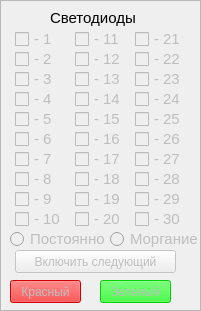
   <widget class="QFrame" name="frame_LED">
    <property name="geometry">
     <rect>
      <x>10</x>
      <y>60</y>
      <width>201</width>
      <height>311</height>
     </rect>
    </property>
    <property name="frameShape">
     <enum>QFrame::StyledPanel</enum>
    </property>
    <property name="frameShadow">
     <enum>QFrame::Raised</enum>
    </property>
    <widget class="QCheckBox" name="checkBox_1">
     <property name="enabled">
      <bool>false</bool>
     </property>
     <property name="geometry">
      <rect>
       <x>15</x>
       <y>30</y>
       <width>41</width>
       <height>18</height>
      </rect>
     </property>
     <property name="font">
      <font>
       <pointsize>11</pointsize>
      </font>
     </property>
     <property name="text">
      <string>- 1</string>
     </property>
    </widget>
    <widget class="QLabel" name="label_main">
     <property name="geometry">
      <rect>
       <x>50</x>
       <y>10</y>
       <width>111</width>
       <height>16</height>
      </rect>
     </property>
     <property name="font">
      <font>
       <pointsize>11</pointsize>
      </font>
     </property>
     <property name="contextMenuPolicy">
      <enum>Qt::DefaultContextMenu</enum>
     </property>
     <property name="styleSheet">
      <string notr="true"/>
     </property>
     <property name="text">
      <string>Светодиоды</string>
     </property>
    </widget>
    <widget class="QCheckBox" name="checkBox_2">
     <property name="enabled">
      <bool>false</bool>
     </property>
     <property name="geometry">
      <rect>
       <x>15</x>
       <y>50</y>
       <width>41</width>
       <height>18</height>
      </rect>
     </property>
     <property name="font">
      <font>
       <pointsize>11</pointsize>
      </font>
     </property>
     <property name="text">
      <string>- 2</string>
     </property>
    </widget>
    <widget class="QCheckBox" name="checkBox_3">
     <property name="enabled">
      <bool>false</bool>
     </property>
     <property name="geometry">
      <rect>
       <x>15</x>
       <y>70</y>
       <width>41</width>
       <height>18</height>
      </rect>
     </property>
     <property name="font">
      <font>
       <pointsize>11</pointsize>
      </font>
     </property>
     <property name="text">
      <string>- 3</string>
     </property>
    </widget>
    <widget class="QCheckBox" name="checkBox_4">
     <property name="enabled">
      <bool>false</bool>
     </property>
     <property name="geometry">
      <rect>
       <x>15</x>
       <y>90</y>
       <width>41</width>
       <height>18</height>
      </rect>
     </property>
     <property name="font">
      <font>
       <pointsize>11</pointsize>
      </font>
     </property>
     <property name="text">
      <string>- 4</string>
     </property>
    </widget>
    <widget class="QCheckBox" name="checkBox_5">
     <property name="enabled">
      <bool>false</bool>
     </property>
     <property name="geometry">
      <rect>
       <x>15</x>
       <y>110</y>
       <width>41</width>
       <height>18</height>
      </rect>
     </property>
     <property name="font">
      <font>
       <pointsize>11</pointsize>
      </font>
     </property>
     <property name="text">
      <string>- 5</string>
     </property>
    </widget>
    <widget class="QCheckBox" name="checkBox_6">
     <property name="enabled">
      <bool>false</bool>
     </property>
     <property name="geometry">
      <rect>
       <x>15</x>
       <y>130</y>
       <width>41</width>
       <height>18</height>
      </rect>
     </property>
     <property name="font">
      <font>
       <pointsize>11</pointsize>
      </font>
     </property>
     <property name="text">
      <string>- 6</string>
     </property>
    </widget>
    <widget class="QCheckBox" name="checkBox_7">
     <property name="enabled">
      <bool>false</bool>
     </property>
     <property name="geometry">
      <rect>
       <x>15</x>
       <y>150</y>
       <width>41</width>
       <height>18</height>
      </rect>
     </property>
     <property name="font">
      <font>
       <pointsize>11</pointsize>
      </font>
     </property>
     <property name="text">
      <string>- 7</string>
     </property>
    </widget>
    <widget class="QCheckBox" name="checkBox_8">
     <property name="enabled">
      <bool>false</bool>
     </property>
     <property name="geometry">
      <rect>
       <x>15</x>
       <y>170</y>
       <width>41</width>
       <height>18</height>
      </rect>
     </property>
     <property name="font">
      <font>
       <pointsize>11</pointsize>
      </font>
     </property>
     <property name="text">
      <string>- 8</string>
     </property>
    </widget>
    <widget class="QCheckBox" name="checkBox_9">
     <property name="enabled">
      <bool>false</bool>
     </property>
     <property name="geometry">
      <rect>
       <x>15</x>
       <y>190</y>
       <width>41</width>
       <height>18</height>
      </rect>
     </property>
     <property name="font">
      <font>
       <pointsize>11</pointsize>
      </font>
     </property>
     <property name="text">
      <string>- 9</string>
     </property>
    </widget>
    <widget class="QCheckBox" name="checkBox_10">
     <property name="enabled">
      <bool>false</bool>
     </property>
     <property name="geometry">
      <rect>
       <x>15</x>
       <y>210</y>
       <width>51</width>
       <height>18</height>
      </rect>
     </property>
     <property name="font">
      <font>
       <pointsize>11</pointsize>
      </font>
     </property>
     <property name="text">
      <string>- 10</string>
     </property>
    </widget>
    <widget class="QCheckBox" name="checkBox_11">
     <property name="enabled">
      <bool>false</bool>
     </property>
     <property name="geometry">
      <rect>
       <x>75</x>
       <y>30</y>
       <width>51</width>
       <height>18</height>
      </rect>
     </property>
     <property name="font">
      <font>
       <pointsize>11</pointsize>
      </font>
     </property>
     <property name="text">
      <string>- 11</string>
     </property>
    </widget>
    <widget class="QCheckBox" name="checkBox_12">
     <property name="enabled">
      <bool>false</bool>
     </property>
     <property name="geometry">
      <rect>
       <x>75</x>
       <y>50</y>
       <width>51</width>
       <height>18</height>
      </rect>
     </property>
     <property name="font">
      <font>
       <pointsize>11</pointsize>
      </font>
     </property>
     <property name="text">
      <string>- 12</string>
     </property>
    </widget>
    <widget class="QCheckBox" name="checkBox_13">
     <property name="enabled">
      <bool>false</bool>
     </property>
     <property name="geometry">
      <rect>
       <x>75</x>
       <y>70</y>
       <width>51</width>
       <height>18</height>
      </rect>
     </property>
     <property name="font">
      <font>
       <pointsize>11</pointsize>
      </font>
     </property>
     <property name="text">
      <string>- 13</string>
     </property>
    </widget>
    <widget class="QCheckBox" name="checkBox_14">
     <property name="enabled">
      <bool>false</bool>
     </property>
     <property name="geometry">
      <rect>
       <x>75</x>
       <y>90</y>
       <width>51</width>
       <height>18</height>
      </rect>
     </property>
     <property name="font">
      <font>
       <pointsize>11</pointsize>
      </font>
     </property>
     <property name="text">
      <string>- 14</string>
     </property>
    </widget>
    <widget class="QCheckBox" name="checkBox_15">
     <property name="enabled">
      <bool>false</bool>
     </property>
     <property name="geometry">
      <rect>
       <x>75</x>
       <y>110</y>
       <width>51</width>
       <height>18</height>
      </rect>
     </property>
     <property name="font">
      <font>
       <pointsize>11</pointsize>
      </font>
     </property>
     <property name="text">
      <string>- 15</string>
     </property>
    </widget>
    <widget class="QCheckBox" name="checkBox_16">
     <property name="enabled">
      <bool>false</bool>
     </property>
     <property name="geometry">
      <rect>
       <x>75</x>
       <y>130</y>
       <width>51</width>
       <height>18</height>
      </rect>
     </property>
     <property name="font">
      <font>
       <pointsize>11</pointsize>
      </font>
     </property>
     <property name="text">
      <string>- 16</string>
     </property>
    </widget>
    <widget class="QCheckBox" name="checkBox_17">
     <property name="enabled">
      <bool>false</bool>
     </property>
     <property name="geometry">
      <rect>
       <x>75</x>
       <y>150</y>
       <width>51</width>
       <height>18</height>
      </rect>
     </property>
     <property name="font">
      <font>
       <pointsize>11</pointsize>
      </font>
     </property>
     <property name="text">
      <string>- 17</string>
     </property>
    </widget>
    <widget class="QCheckBox" name="checkBox_18">
     <property name="enabled">
      <bool>false</bool>
     </property>
     <property name="geometry">
      <rect>
       <x>75</x>
       <y>170</y>
       <width>51</width>
       <height>18</height>
      </rect>
     </property>
     <property name="font">
      <font>
       <pointsize>11</pointsize>
      </font>
     </property>
     <property name="text">
      <string>- 18</string>
     </property>
    </widget>
    <widget class="QCheckBox" name="checkBox_19">
     <property name="enabled">
      <bool>false</bool>
     </property>
     <property name="geometry">
      <rect>
       <x>75</x>
       <y>190</y>
       <width>51</width>
       <height>18</height>
      </rect>
     </property>
     <property name="font">
      <font>
       <pointsize>11</pointsize>
      </font>
     </property>
     <property name="text">
      <string>- 19</string>
     </property>
    </widget>
    <widget class="QCheckBox" name="checkBox_20">
     <property name="enabled">
      <bool>false</bool>
     </property>
     <property name="geometry">
      <rect>
       <x>75</x>
       <y>210</y>
       <width>51</width>
       <height>18</height>
      </rect>
     </property>
     <property name="font">
      <font>
       <pointsize>11</pointsize>
      </font>
     </property>
     <property name="text">
      <string>- 20</string>
     </property>
    </widget>
    <widget class="QCheckBox" name="checkBox_21">
     <property name="enabled">
      <bool>false</bool>
     </property>
     <property name="geometry">
      <rect>
       <x>135</x>
       <y>30</y>
       <width>51</width>
       <height>18</height>
      </rect>
     </property>
     <property name="font">
      <font>
       <pointsize>11</pointsize>
      </font>
     </property>
     <property name="text">
      <string>- 21</string>
     </property>
    </widget>
    <widget class="QCheckBox" name="checkBox_22">
     <property name="enabled">
      <bool>false</bool>
     </property>
     <property name="geometry">
      <rect>
       <x>135</x>
       <y>50</y>
       <width>51</width>
       <height>18</height>
      </rect>
     </property>
     <property name="font">
      <font>
       <pointsize>11</pointsize>
      </font>
     </property>
     <property name="text">
      <string>- 22</string>
     </property>
    </widget>
    <widget class="QCheckBox" name="checkBox_23">
     <property name="enabled">
      <bool>false</bool>
     </property>
     <property name="geometry">
      <rect>
       <x>135</x>
       <y>70</y>
       <width>51</width>
       <height>18</height>
      </rect>
     </property>
     <property name="font">
      <font>
       <pointsize>11</pointsize>
      </font>
     </property>
     <property name="text">
      <string>- 23</string>
     </property>
    </widget>
    <widget class="QCheckBox" name="checkBox_24">
     <property name="enabled">
      <bool>false</bool>
     </property>
     <property name="geometry">
      <rect>
       <x>135</x>
       <y>90</y>
       <width>51</width>
       <height>18</height>
      </rect>
     </property>
     <property name="font">
      <font>
       <pointsize>11</pointsize>
      </font>
     </property>
     <property name="text">
      <string>- 24</string>
     </property>
    </widget>
    <widget class="QCheckBox" name="checkBox_25">
     <property name="enabled">
      <bool>false</bool>
     </property>
     <property name="geometry">
      <rect>
       <x>135</x>
       <y>110</y>
       <width>51</width>
       <height>18</height>
      </rect>
     </property>
     <property name="font">
      <font>
       <pointsize>11</pointsize>
      </font>
     </property>
     <property name="text">
      <string>- 25</string>
     </property>
    </widget>
    <widget class="QCheckBox" name="checkBox_26">
     <property name="enabled">
      <bool>false</bool>
     </property>
     <property name="geometry">
      <rect>
       <x>135</x>
       <y>130</y>
       <width>51</width>
       <height>18</height>
      </rect>
     </property>
     <property name="font">
      <font>
       <pointsize>11</pointsize>
      </font>
     </property>
     <property name="text">
      <string>- 26</string>
     </property>
    </widget>
    <widget class="QCheckBox" name="checkBox_27">
     <property name="enabled">
      <bool>false</bool>
     </property>
     <property name="geometry">
      <rect>
       <x>135</x>
       <y>150</y>
       <width>51</width>
       <height>18</height>
      </rect>
     </property>
     <property name="font">
      <font>
       <pointsize>11</pointsize>
      </font>
     </property>
     <property name="text">
      <string>- 27</string>
     </property>
    </widget>
    <widget class="QCheckBox" name="checkBox_28">
     <property name="enabled">
      <bool>false</bool>
     </property>
     <property name="geometry">
      <rect>
       <x>135</x>
       <y>170</y>
       <width>51</width>
       <height>18</height>
      </rect>
     </property>
     <property name="font">
      <font>
       <pointsize>11</pointsize>
      </font>
     </property>
     <property name="text">
      <string>- 28</string>
     </property>
    </widget>
    <widget class="QCheckBox" name="checkBox_29">
     <property name="enabled">
      <bool>false</bool>
     </property>
     <property name="geometry">
      <rect>
       <x>135</x>
       <y>190</y>
       <width>51</width>
       <height>18</height>
      </rect>
     </property>
     <property name="font">
      <font>
       <pointsize>11</pointsize>
      </font>
     </property>
     <property name="text">
      <string>- 29</string>
     </property>
    </widget>
    <widget class="QCheckBox" name="checkBox_30">
     <property name="enabled">
      <bool>false</bool>
     </property>
     <property name="geometry">
      <rect>
       <x>135</x>
       <y>210</y>
       <width>51</width>
       <height>18</height>
      </rect>
     </property>
     <property name="font">
      <font>
       <pointsize>11</pointsize>
      </font>
     </property>
     <property name="text">
      <string>- 30</string>
     </property>
    </widget>
    <widget class="QPushButton" name="pushButton_Next_LED">
     <property name="enabled">
      <bool>false</bool>
     </property>
     <property name="geometry">
      <rect>
       <x>15</x>
       <y>250</y>
       <width>161</width>
       <height>23</height>
      </rect>
     </property>
     <property name="font">
      <font>
       <pointsize>9</pointsize>
      </font>
     </property>
     <property name="text">
      <string>Включить следующий</string>
     </property>
    </widget>
    <widget class="QPushButton" name="pushButton_LED_1">
     <property name="enabled">
      <bool>false</bool>
     </property>
     <property name="geometry">
      <rect>
       <x>10</x>
       <y>280</y>
       <width>71</width>
       <height>23</height>
      </rect>
     </property>
     <property name="font">
      <font>
       <pointsize>9</pointsize>
      </font>
     </property>
     <property name="styleSheet">
      <string notr="true">background-color: rgb(255, 0, 0);</string>
     </property>
     <property name="text">
      <string>Красный</string>
     </property>
     <property name="checkable">
      <bool>true</bool>
     </property>
    </widget>
    <widget class="QPushButton" name="pushButton_LED_2">
     <property name="enabled">
      <bool>false</bool>
     </property>
     <property name="geometry">
      <rect>
       <x>100</x>
       <y>280</y>
       <width>71</width>
       <height>23</height>
      </rect>
     </property>
     <property name="font">
      <font>
       <pointsize>9</pointsize>
      </font>
     </property>
     <property name="styleSheet">
      <string notr="true">background-color: rgb(0, 255, 0);</string>
     </property>
     <property name="text">
      <string>Зеленый</string>
     </property>
     <property name="checkable">
      <bool>true</bool>
     </property>
    </widget>
    <widget class="QRadioButton" name="radioButton_Perm">
     <property name="enabled">
      <bool>false</bool>
     </property>
     <property name="geometry">
      <rect>
       <x>10</x>
       <y>230</y>
       <width>121</width>
       <height>18</height>
      </rect>
     </property>
     <property name="font">
      <font>
       <pointsize>11</pointsize>
      </font>
     </property>
     <property name="text">
      <string>Постоянно</string>
     </property>
    </widget>
    <widget class="QRadioButton" name="radioButton_Blink">
     <property name="enabled">
      <bool>false</bool>
     </property>
     <property name="geometry">
      <rect>
       <x>110</x>
       <y>230</y>
       <width>91</width>
       <height>18</height>
      </rect>
     </property>
     <property name="font">
      <font>
       <pointsize>11</pointsize>
      </font>
     </property>
     <property name="text">
      <string>Моргание</string>
     </property>
    </widget>
   </widget>
